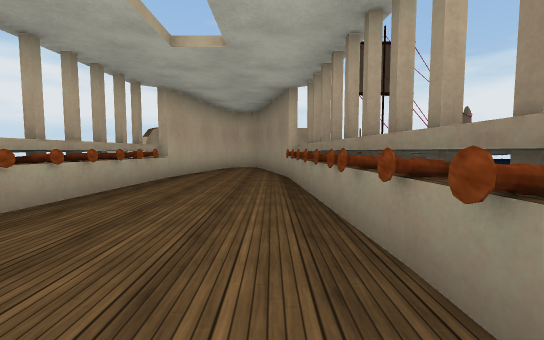
view 1 (above)

16 first-person views from a walk through a 3-D level made in the Unity game engine. The camera is 1.2 m above the floor, tilts 4° down and sees 90° across. The floor is counted in squares, 2 m on a side. Each view is taken from the middle of a square. On the plan, view 1 faces up. The plan holds only what a view shows up to about 9 squares ahead; the rest is blank. The place goes on beyond the plan. Some surface patterns are stand-ins.

view 2
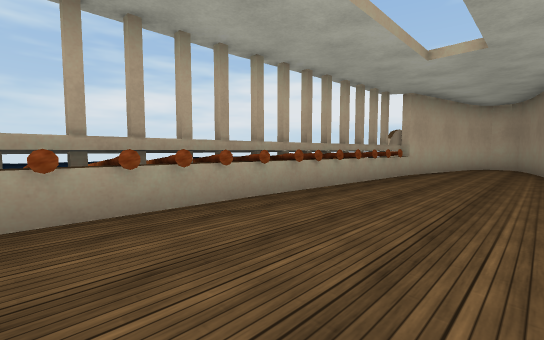

view 3
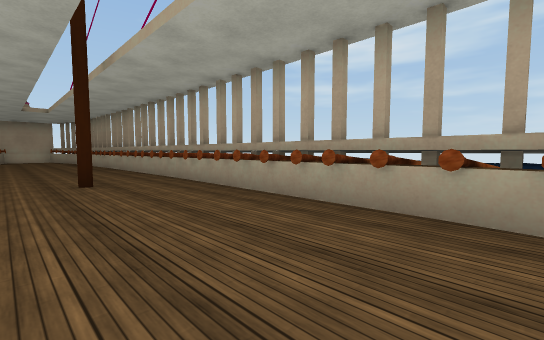

view 4
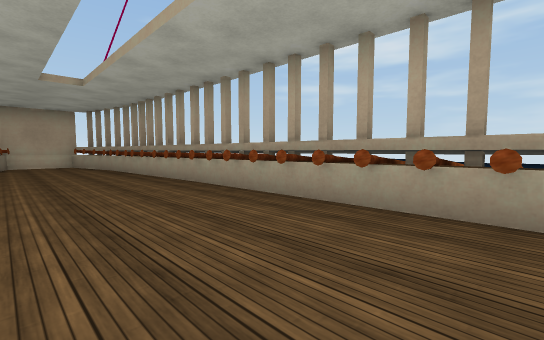

view 5
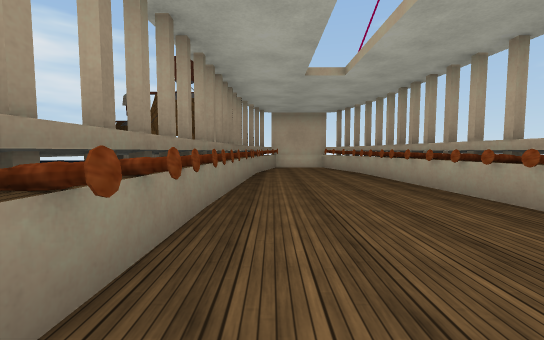

view 6
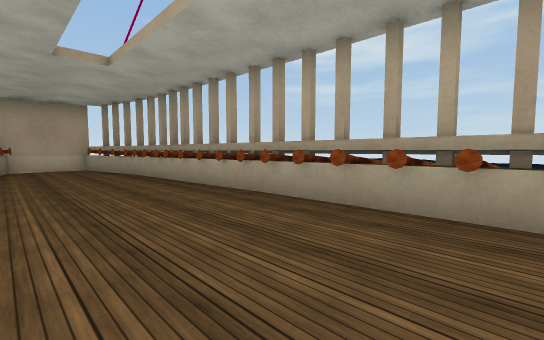

view 7
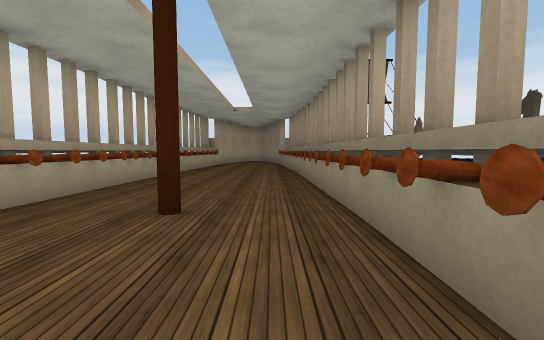

view 8
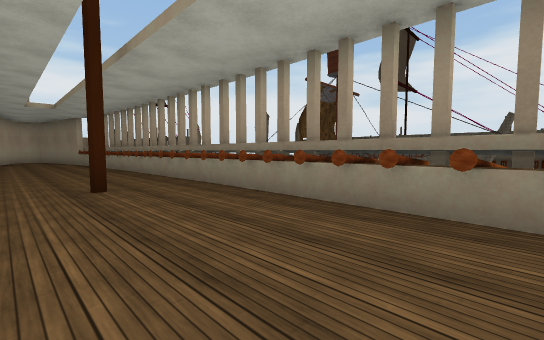

view 9
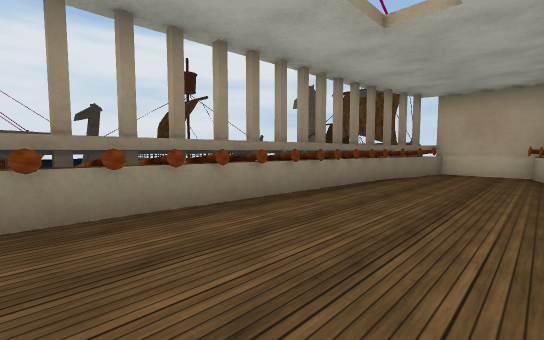

view 10
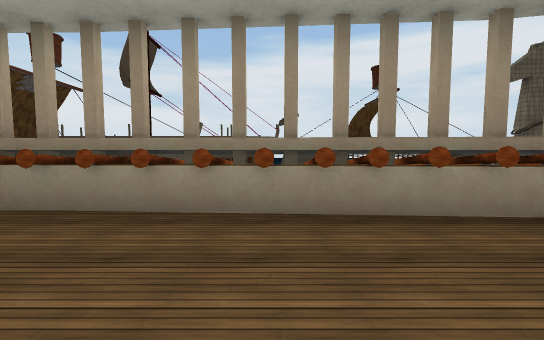

view 11
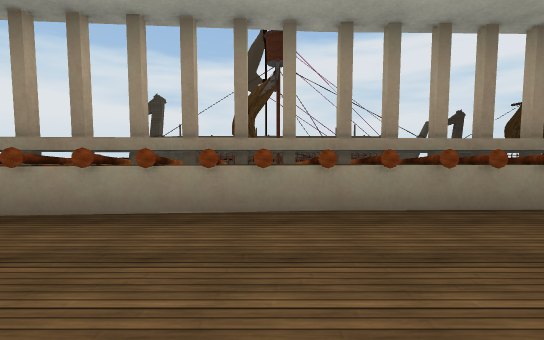

view 12
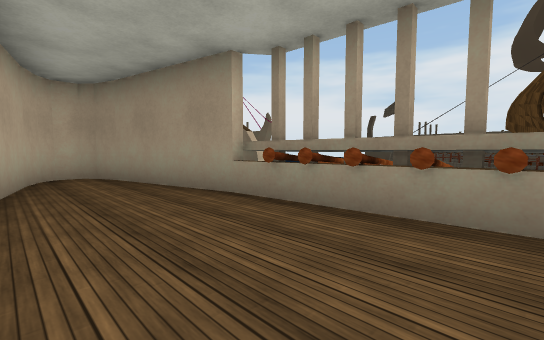

view 13
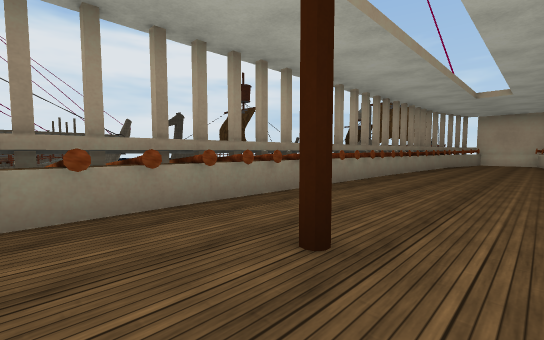

view 14
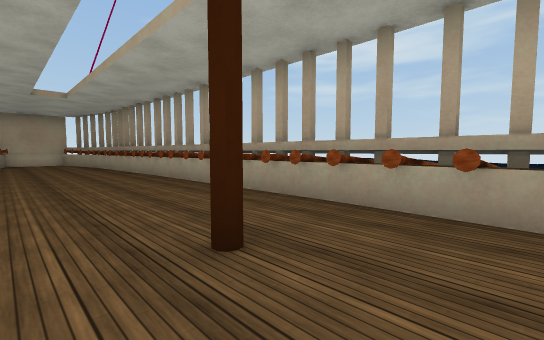

view 15
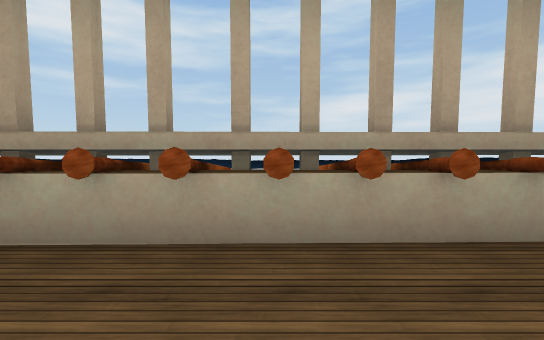

view 16
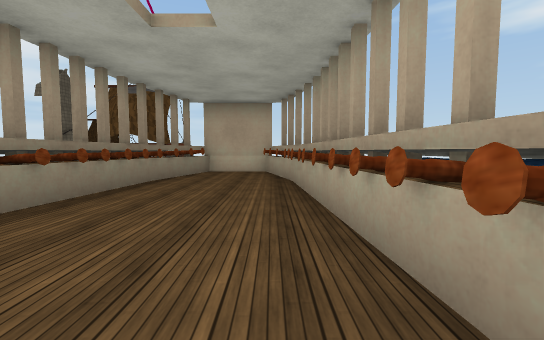

### Floor plan
Key: @ floor where view 1 was taken; # wall or solid block; . floor; = window, fence, low wall or low ledge; ≈ water the walk keeps out of; ^ raised ledge.
Columns run from 5 left of view 1 to 3 right of it. Each row starts with its distance up from view 1.
 10    ≈#≈
  9    #.#
  8   ##.##
  7   #...#
  6   #...#≈
  5   ^...^≈^
  4   #...#==
  3   #...#≈=
  2  ≈#...#=
  1  ≈^...^≈
  0  =^..@^
 -1   #...#
 -2 ==#...#==
 -3  ≈#.#.^≈
 -4   ^...#
 -5  ≈#...#
 -6 ==#...#=
 -7 =≈^...^≈
 -8 ==#...#==
 -9   #...#=
-10   ^...^≈
-11   ^...#
-12   #...^=
-13   ^..#^=
-14   ##.##=
-15   ##.##≈
-16    ###

Where each view was taken, in squares from view 1:
view 1: 0 up, 0 right, facing up
view 2: 1 down, 0 right, facing up-left
view 3: 2 up, 0 right, facing down-left
view 4: 4 down, 0 right, facing down-left
view 5: 6 down, 0 right, facing down
view 6: 6 down, 0 right, facing down-left
view 7: 6 down, 0 right, facing up
view 8: 8 down, 2 left, facing up-right
view 9: 8 down, 2 left, facing down-right
view 10: 11 down, 2 left, facing right
view 11: 2 up, 2 left, facing right
view 12: 3 up, 2 left, facing up-right
view 13: 2 down, 2 left, facing down-right
view 14: 2 down, 0 right, facing down-left
view 15: 7 down, 1 left, facing left
view 16: 8 down, 2 left, facing down
